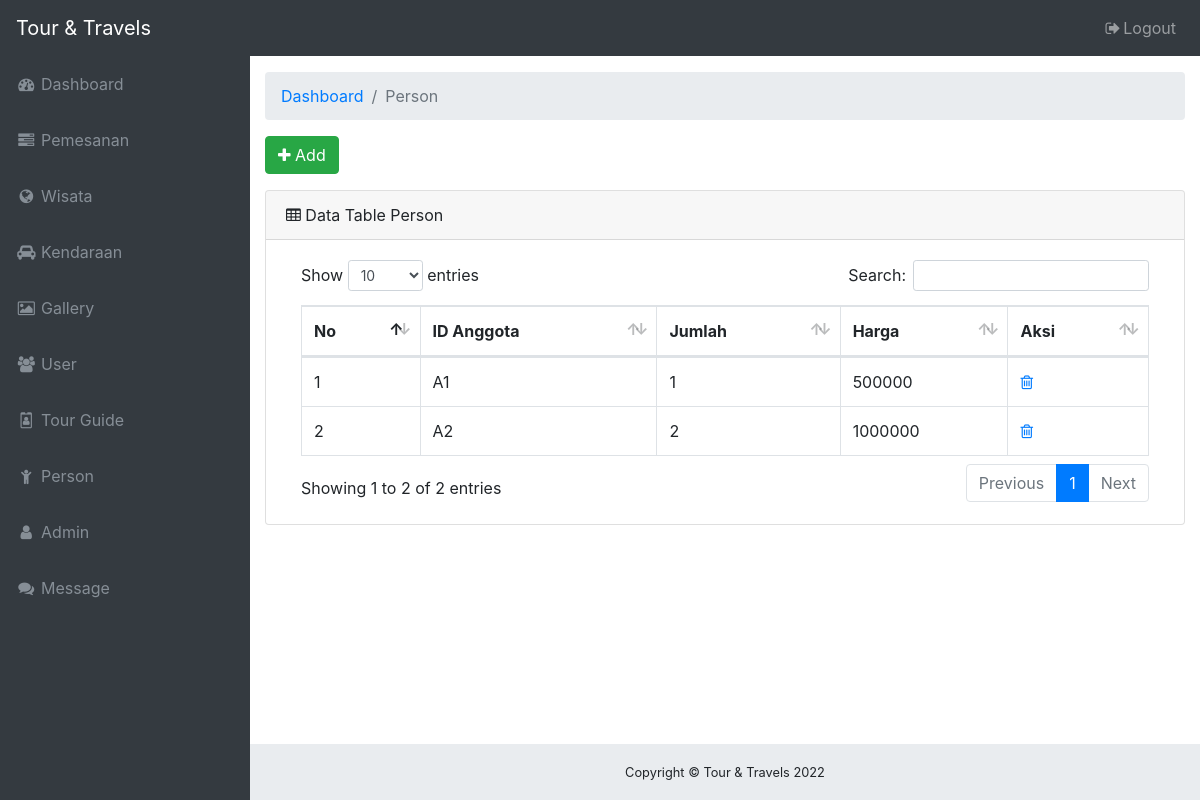
The page /admin/person.php on the database its author committed.
### tables this page shows
CREATE TABLE `extra_person` (
  `no` int(8) NOT NULL,
  `id_anggota` varchar(10) NOT NULL,
  `jumlah` int(3) NOT NULL,
  `harga_per` varchar(20) NOT NULL
);

### admin/person.php (the view, shortened to what this page needs)
<!DOCTYPE html>
<html lang="en">
<head>
  <link href="vendor/bootstrap/css/bootstrap.min.css" rel="stylesheet">
  <link href="vendor/font-awesome/css/font-awesome.min.css" rel="stylesheet" type="text/css">
  <link href="vendor/datatables/dataTables.bootstrap4.css" rel="stylesheet">
  <link href="css/sb-admin.css" rel="stylesheet">
</head>
<body class="fixed-nav sticky-footer bg-dark" id="page-top">
  <nav class="navbar navbar-expand-lg navbar-dark bg-dark fixed-top" id="mainNav">
    <a class="navbar-brand" href="beranda.php">Tour & Travels</a>
    <div class="collapse navbar-collapse" id="navbarResponsive">
      <ul class="navbar-nav navbar-sidenav" id="exampleAccordion">
        <li class="nav-item" data-toggle="tooltip" data-placement="right" title="Dashboard">
          <a class="nav-link" href="beranda.php">
            <i class="fa fa-fw fa-dashboard"></i>
            <span class="nav-link-text">Dashboard</span>
          </a>
        </li>
        <li class="nav-item" data-toggle="tooltip" data-placement="right" title="Dashboard">
          <a class="nav-link" href="pesan.php">
            <i class="fa fa-fw fa-tasks"></i>
            <span class="nav-link-text">Pemesanan</span>
          </a>
        </li>
        <li class="nav-item" data-toggle="tooltip" data-placement="right" title="Dashboard">
          <a class="nav-link" href="wisata.php">
            <i class="fa fa-fw fa-globe"></i>
            <span class="nav-link-text">Wisata</span>
          </a>
        </li>
        <li class="nav-item" data-toggle="tooltip" data-placement="right" title="Dashboard">
          <a class="nav-link" href="kendaraan.php">
            <i class="fa fa-fw fa-car"></i>
            <span class="nav-link-text">Kendaraan</span>
          </a>
        </li>
        <li class="nav-item" data-toggle="tooltip" data-placement="right" title="Dashboard">
          <a class="nav-link" href="gallery.php">
            <i class="fa fa-fw fa-photo"></i>
            <span class="nav-link-text">Gallery</span>
          </a>
        </li>
        <li class="nav-item" data-toggle="tooltip" data-placement="right" title="Dashboard">
          <a class="nav-link" href="user.php">
            <i class="fa fa-fw fa-group"></i>
            <span class="nav-link-text">User</span>
          </a>
        </li>
        <li class="nav-item" data-toggle="tooltip" data-placement="right" title="Dashboard">
          <a class="nav-link" href="guide.php">
            <i class="fa fa-fw fa-id-badge"></i>
            <span class="nav-link-text">Tour Guide</span>
          </a>
        </li>
        <li class="nav-item" data-toggle="tooltip" data-placement="right" title="Dashboard">
          <a class="nav-link" href="person.php">
            <i class="fa fa-fw fa-child"></i>
            <span class="nav-link-text">Person</span>
          </a>
        </li>
        <li class="nav-item" data-toggle="tooltip" data-placement="right" title="Dashboard">
          <a class="nav-link" href="admin.php">
            <i class="fa fa-fw fa-user"></i>
            <span class="nav-link-text">Admin</span>
          </a>
        </li>
        <li class="nav-item" data-toggle="tooltip" data-placement="right" title="Dashboard">
          <a class="nav-link" href="message.php">
            <i class="fa fa-fw fa-comments"></i>
            <span class="nav-link-text">Message</span>
          </a>
        </li>
      </ul>
      <ul class="navbar-nav ml-auto">
        <li class="nav-item">
          <a class="nav-link" data-toggle="modal" data-target="#exampleModal">
            <i class="fa fa-fw fa-sign-out"></i>Logout</a>
        </li>
      </ul>
    </div>
  </nav>
  <div class="content-wrapper">
    <div class="container-fluid">
      <ol class="breadcrumb">
        <li class="breadcrumb-item">
          <a href="#">Dashboard</a>
        </li>
        <li class="breadcrumb-item active">Person</li>
      </ol>
      <p><a href="inputperson.php" class="btn btn-success"><i class="fa fa-plus"></i> Add</a></p>
      <div class="card mb-3">
        <div class="card-header">
          <i class="fa fa-table"></i> Data Table Person</div>
        <div class="card-body">
          <div class="table-responsive">
            <table class="table table-bordered" id="dataTable" width="100%" cellspacing="0">
              <thead>
                <tr>
                  <th>No</th>
                  <th>ID Anggota</th>
                  <th>Jumlah</th>
                  <th>Harga</th>
                  <th>Aksi</th>
                </tr>
              </thead>
              <tbody>
              <?php
                $query = mysql_query ("SELECT * FROM extra_person");
                $no=1;
                while ($var=mysql_fetch_array($query)) {
              ?>
                <tr>
                <td><?php echo $no ?></td>
                <td><?php echo $var ['id_anggota']; ?></td>
                <td><?php echo $var ['jumlah']; ?></td>
                <td><?php echo $var ['harga_per']; ?></td>
                <td><?php echo "<a class='fa fa-trash-o' title='Hapus' href='deleteperson.php?no=$var[no]'></a>"; ?></td>
                </tr>
              <?php
              $no++;
              }
              ?>
              </tbody>
            </table>
          </div>
        </div>
      </div>
     </div>
    <footer class="sticky-footer">
      <div class="container">
        <div class="text-center">
          <small>Copyright © Tour & Travels <?php echo date("Y");?></small>
        </div>
      </div>
    </footer>
  </div>
</body>
</html>

### admin/css/sb-admin.css (style rules this page uses)
html { position: relative; min-height: 100%; }
body { overflow-x: hidden; }
body.sticky-footer { margin-bottom: 56px; }
body.sticky-footer .content-wrapper { min-height: calc(100vh - 56px - 56px); }
body.fixed-nav { padding-top: 56px; }
.content-wrapper { min-height: calc(100vh - 56px); padding-top: 1rem; }
#mainNav .navbar-collapse { overflow: auto; max-height: 75vh; }
#mainNav .navbar-collapse .navbar-nav .nav-item .nav-link { cursor: pointer; }
@media (min-width: 992px) { #mainNav .navbar-brand { width: 250px; } }
@media (min-width: 992px) { #mainNav .navbar-collapse { overflow: visible; max-height: none; } }
@media (min-width: 992px) { #mainNav .navbar-collapse .navbar-sidenav { position: absolute; top: 0; left: 0; -webkit-flex-direction: column; -ms-flex-direction: column; flex-direction: column; margin-top: 56px; } }
@media (min-width: 992px) { #mainNav .navbar-collapse .navbar-sidenav > .nav-item { width: 250px; padding: 0; } }
@media (min-width: 992px) { #mainNav .navbar-collapse .navbar-sidenav > .nav-item > .nav-link { padding: 1em; } }
@media (min-width: 992px) { #mainNav.fixed-top .navbar-sidenav { height: calc(100vh - 112px); } }
.content-wrapper { overflow-x: hidden; background: white; }
@media (min-width: 992px) { .content-wrapper { margin-left: 250px; } }
#mainNav.navbar-dark .navbar-collapse .navbar-sidenav > .nav-item > .nav-link { color: #868e96; }
@media (min-width: 992px) { #mainNav.navbar-dark .navbar-collapse .navbar-sidenav { background: #343a40; } }
footer.sticky-footer { position: absolute; right: 0; bottom: 0; width: 100%; height: 56px; background-color: #e9ecef; line-height: 55px; }
@media (min-width: 992px) { footer.sticky-footer { width: calc(100% - 250px); } }

### rows shown on the page
extra_person: id_anggota "A1", jumlah "1", harga_per "500000"
extra_person: id_anggota "A2", jumlah "2", harga_per "1000000"
